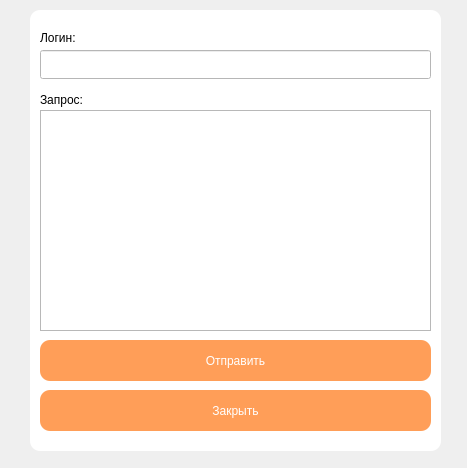
<?xml version="1.0" encoding="UTF-8"?>
<ui version="4.0">
 <class>Form3</class>
 <widget class="QWidget" name="Form3">
  <property name="geometry">
   <rect>
    <x>0</x>
    <y>0</y>
    <width>467</width>
    <height>468</height>
   </rect>
  </property>
  <property name="windowTitle">
   <string>Смена данных</string>
  </property>
  <widget class="QLabel" name="label_16">
   <property name="geometry">
    <rect>
     <x>30</x>
     <y>10</y>
     <width>411</width>
     <height>441</height>
    </rect>
   </property>
   <property name="styleSheet">
    <string notr="true">border-radius: 10px;
background-color: rgb(255, 255, 255);</string>
   </property>
   <property name="text">
    <string/>
   </property>
  </widget>
  <widget class="QPushButton" name="pushButton">
   <property name="geometry">
    <rect>
     <x>40</x>
     <y>340</y>
     <width>391</width>
     <height>41</height>
    </rect>
   </property>
   <property name="styleSheet">
    <string notr="true">font: 18pt &quot;Century Gothic&quot;;
color: rgb(255, 255, 255);
border-width: 50px;
border-radius: 10px;
background-color: rgb(255, 158, 88);</string>
   </property>
   <property name="text">
    <string>Отправить</string>
   </property>
  </widget>
  <widget class="QTextEdit" name="textEdit">
   <property name="geometry">
    <rect>
     <x>40</x>
     <y>110</y>
     <width>391</width>
     <height>221</height>
    </rect>
   </property>
   <property name="styleSheet">
    <string notr="true">font: 10pt &quot;Century Gothic&quot;;</string>
   </property>
  </widget>
  <widget class="QLineEdit" name="lineEdit">
   <property name="geometry">
    <rect>
     <x>40</x>
     <y>50</y>
     <width>391</width>
     <height>29</height>
    </rect>
   </property>
   <property name="toolTip">
    <string>&lt;html&gt;&lt;head/&gt;&lt;body&gt;&lt;p&gt;gggg&lt;/p&gt;&lt;/body&gt;&lt;/html&gt;</string>
   </property>
   <property name="styleSheet">
    <string notr="true">font: 15pt &quot;Century Gothic&quot;;
color: rgb(75, 75, 75);
background-color: rgb(255, 255, 255);</string>
   </property>
   <property name="text">
    <string/>
   </property>
   <property name="readOnly">
    <bool>true</bool>
   </property>
   <property name="placeholderText">
    <string/>
   </property>
  </widget>
  <widget class="QLabel" name="label_5">
   <property name="geometry">
    <rect>
     <x>40</x>
     <y>30</y>
     <width>239</width>
     <height>16</height>
    </rect>
   </property>
   <property name="styleSheet">
    <string notr="true">font: 13pt &quot;Century Gothic&quot;;
background-color: qlineargradient(spread:pad, x1:0, y1:0, x2:1, y2:0, stop:0 rgba(0, 0, 0, 0), stop:1 rgba(255, 255, 255, 0));</string>
   </property>
   <property name="text">
    <string>Логин:</string>
   </property>
  </widget>
  <widget class="QLabel" name="label_6">
   <property name="geometry">
    <rect>
     <x>40</x>
     <y>90</y>
     <width>239</width>
     <height>20</height>
    </rect>
   </property>
   <property name="styleSheet">
    <string notr="true">font: 13pt &quot;Century Gothic&quot;;
background-color: qlineargradient(spread:pad, x1:0, y1:0, x2:1, y2:0, stop:0 rgba(0, 0, 0, 0), stop:1 rgba(255, 255, 255, 0));</string>
   </property>
   <property name="text">
    <string>Запрос:</string>
   </property>
  </widget>
  <widget class="QPushButton" name="pushButton_2">
   <property name="geometry">
    <rect>
     <x>40</x>
     <y>390</y>
     <width>391</width>
     <height>41</height>
    </rect>
   </property>
   <property name="styleSheet">
    <string notr="true">font: 18pt &quot;Century Gothic&quot;;
color: rgb(255, 255, 255);
border-width: 50px;
border-radius: 10px;
background-color: rgb(255, 158, 88);</string>
   </property>
   <property name="text">
    <string>Закрыть</string>
   </property>
  </widget>
 </widget>
 <resources/>
 <connections/>
</ui>
